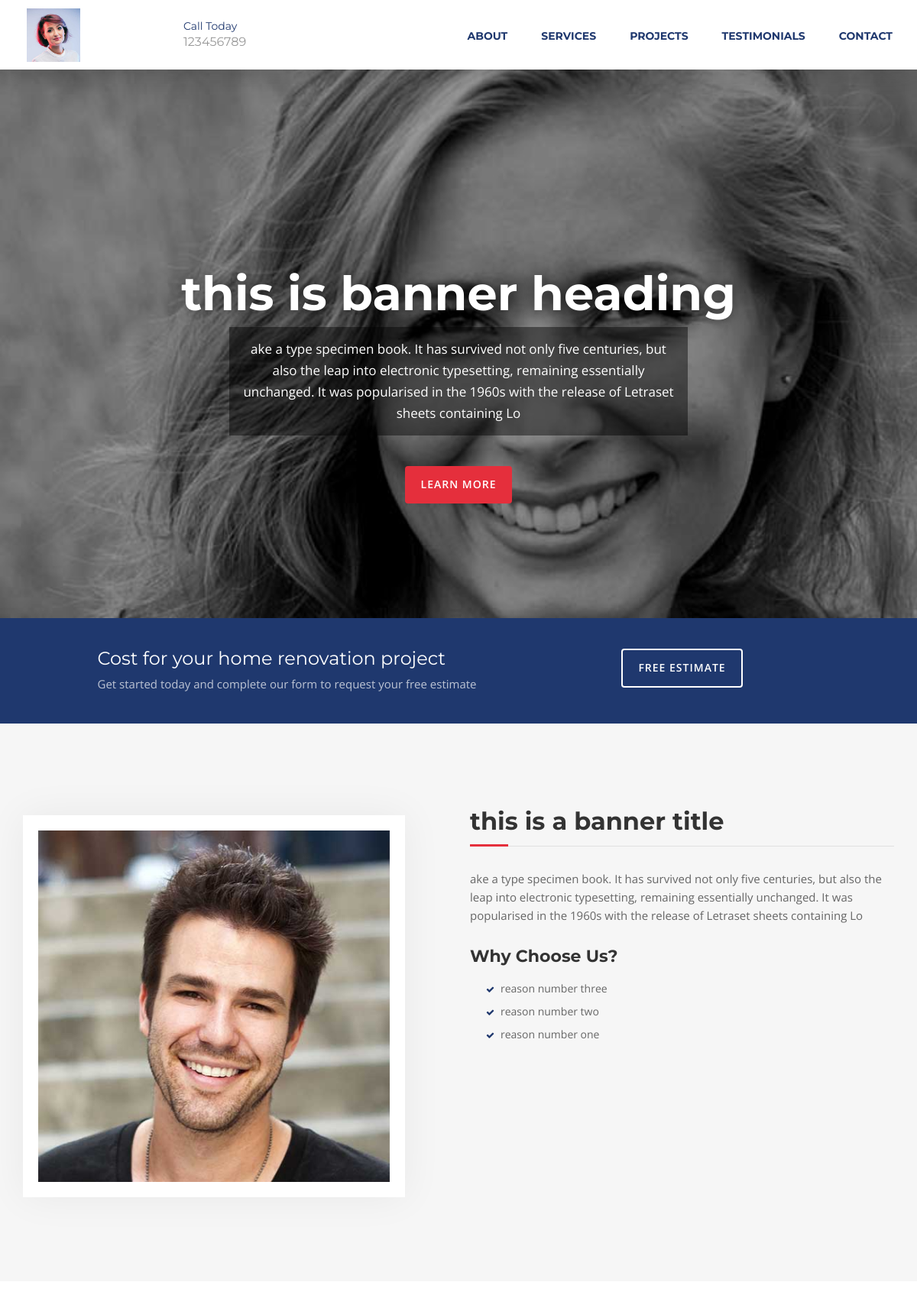
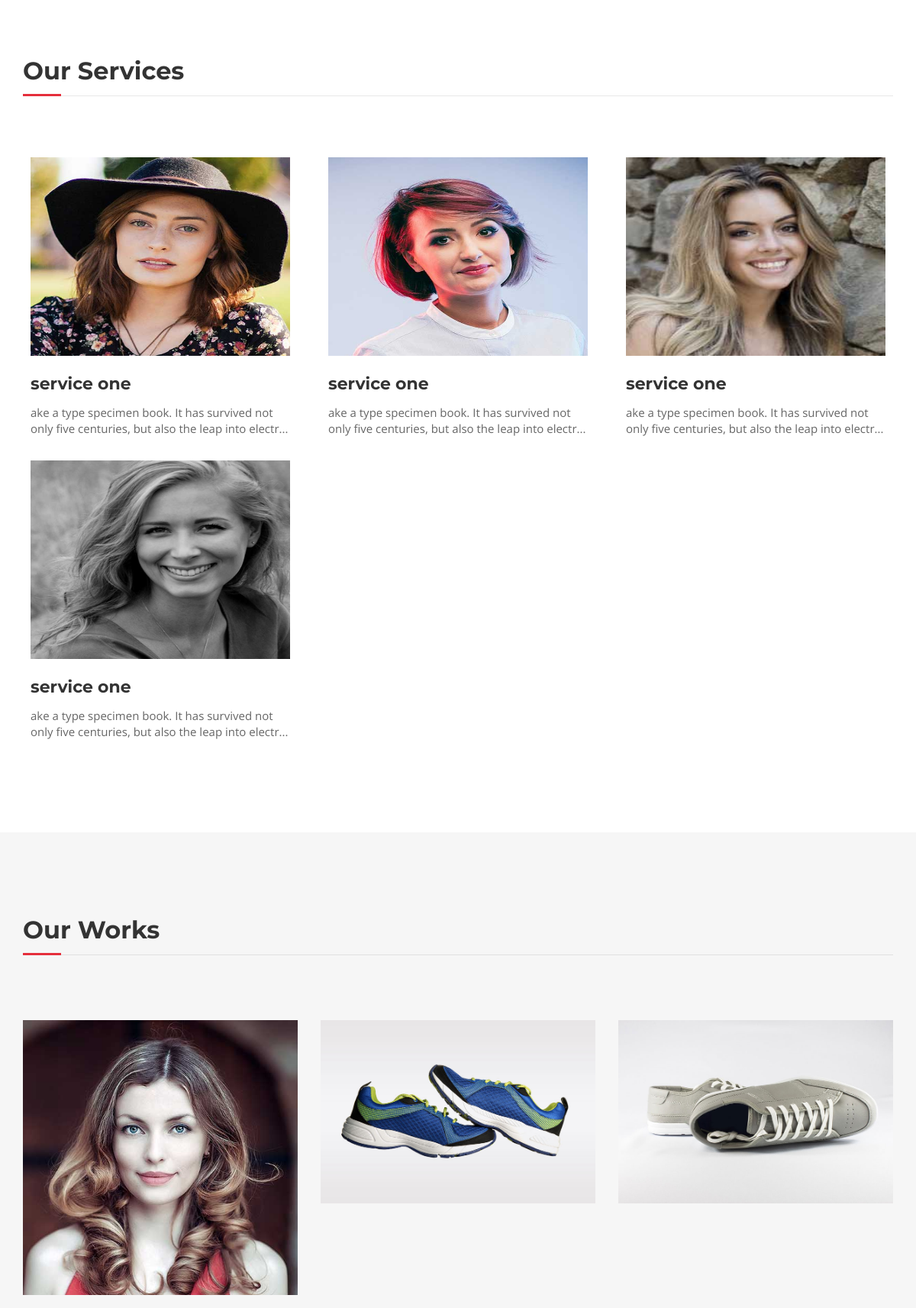
The page / (upper part) on the database its author committed (2 pictures, top to bottom).
### tables this page shows
CREATE TABLE `logo` (
  `id` int(11) NOT NULL,
  `text_logo` varchar(255) NOT NULL,
  `image` varchar(255) NOT NULL
);

CREATE TABLE `contact_info` (
  `id` int(11) NOT NULL,
  `h_phone` varchar(255) NOT NULL,
  `f_phone` int(255) NOT NULL,
  `address` varchar(255) NOT NULL,
  `email` varchar(255) NOT NULL
);

CREATE TABLE `banner` (
  `id` int(11) NOT NULL,
  `heading` varchar(255) NOT NULL,
  `summary` text NOT NULL,
  `image` varchar(255) NOT NULL
);

CREATE TABLE `about` (
  `id` int(11) NOT NULL,
  `title` varchar(255) NOT NULL,
  `summary` text NOT NULL,
  `image` varchar(255) NOT NULL
);

CREATE TABLE `about_choose` (
  `id` int(11) NOT NULL,
  `heading` varchar(255) NOT NULL
);

CREATE TABLE `service` (
  `id` int(11) NOT NULL,
  `title` varchar(255) NOT NULL,
  `description` tinytext NOT NULL,
  `image` varchar(255) NOT NULL
);

CREATE TABLE `works` (
  `id` int(11) NOT NULL,
  `title` varchar(255) NOT NULL,
  `image` varchar(255) NOT NULL
);

### front-back.php (called while the page is built, shortened)
<?php
    include 'admin/db.php';
      $select = "SELECT COUNT(*) as total, id, text_logo, image FROM logo";
      $q = mysqli_query($connection,$select);
      $asc = mysqli_fetch_assoc($q);
      $select = "SELECT COUNT(*) as total, id, h_phone, f_phone, address, email FROM contact_info";
      $q_contact = mysqli_query($connection,$select);
      $asc_cinfo = mysqli_fetch_assoc($q_contact);
      $select = "SELECT COUNT(*) as total, id, heading, summary, image FROM banner";
      $q_banner = mysqli_query($connection,$select);
      $asc_banner = mysqli_fetch_assoc($q_banner);
      $select = "SELECT COUNT(*) as total, id, title, summary, image FROM about";
      $q_about = mysqli_query($connection,$select);
      $asc_about = mysqli_fetch_assoc($q_about);
      $aboutch = "SELECT * FROM about_choose ORDER BY id DESC";
      $aboutch_query = mysqli_query($connection,$aboutch);
      $select_service = "SELECT COUNT(*) as total, id, title, description, image FROM service";
      $q_service = mysqli_query($connection,$select_service);
      $asc_service = mysqli_fetch_assoc($q_service);
      $service = "SELECT * FROM service ORDER BY id DESC";
      $service_query = mysqli_query($connection,$service);
      $works = "SELECT * FROM works ORDER BY id DESC";
      $works_query = mysqli_query($connection,$works);
?>

### index.php (the view, shortened to what this page needs)
<?php
  include 'front-back.php';
?>
<!DOCTYPE html>
<html lang="en">
<head>
<link rel="stylesheet" type="text/css"  href="frontend/css/bootstrap.css">
<link rel="stylesheet" type="text/css" href="frontend/fonts/font-awesome/css/font-awesome.css">
<link rel="stylesheet" type="text/css" href="frontend/css/style.css">
<link rel="stylesheet" type="text/css" href="frontend/css/nivo-lightbox/nivo-lightbox.css">
<link rel="stylesheet" type="text/css" href="frontend/css/nivo-lightbox/default.css">
</head>
<body id="page-top" data-spy="scroll" data-target=".navbar-fixed-top">
<nav id="menu" class="navbar navbar-default navbar-fixed-top">
  <div class="container">
    <div class="navbar-header">
      <a class="navbar-brand page-scroll" href="#"><img style="width: 70px;margin-top: -24px;" src="admin/upload/logo/<?php echo $asc['image'] ?>"></a>
      <div class="phone"><span>Call Today</span><?php echo $asc_cinfo['h_phone']?></div>
    </div>
    <div class="collapse navbar-collapse" id="bs-example-navbar-collapse-1">
      <ul class="nav navbar-nav navbar-right">
        <li><a href="#about" class="page-scroll">About</a></li>
        <li><a href="#services" class="page-scroll">Services</a></li>
        <li><a href="#portfolio" class="page-scroll">Projects</a></li>
        <li><a href="#testimonials" class="page-scroll">Testimonials</a></li>
        <li><a href="#contact" class="page-scroll">Contact</a></li>
      </ul>
    </div>
  </div>
</nav>
<header id="header">
  <div class="intro" style="background: url(admin/upload/banner/<?php echo $asc_banner['image']?>);
background-repeat: no-repeat;
background-size: cover; ">
    <div class="overlay">
      <div class="container">
        <div class="row">
          <div class="col-md-8 col-md-offset-2 intro-text">
            <h1><?php echo $asc_banner['heading']?></h1>
            <p><?php echo $asc_banner['summary']?></p>
            <a href="#about" class="btn btn-custom btn-lg page-scroll">Learn More</a> </div>
        </div>
      </div>
    </div>
  </div>
</header>
<div id="get-touch">
  <div class="container">
    <div class="row">
      <div class="col-xs-12 col-md-6 col-md-offset-1">
        <h3>Cost for your home renovation project</h3>
        <p>Get started today and complete our form to request your free estimate</p>
      </div>
      <div class="col-xs-12 col-md-4 text-center"><a href="#contact" class="btn btn-custom btn-lg page-scroll">Free Estimate</a></div>
    </div>
  </div>
</div>
<div id="about">
  <div class="container">
    <div class="row">
      <div class="col-xs-12 col-md-6"> <img src="admin/upload/banner/<?php echo $asc_about['image']?>" class="img-responsive" alt=""> </div>
      <div class="col-xs-12 col-md-6">
        <div class="about-text">
          <h2><?php echo $asc_about['title']?></h2>
          <p><?php echo $asc_about['summary']?></p>
          <h3>Why Choose Us?</h3>
          <div class="list-style">
            <div class="col-lg-6 col-sm-6 col-xs-12">
            <?php
foreach ($aboutch_query as $key => $aboutch) {
      ?>
              <ul>
                <li><?php echo $aboutch['heading']?></li>
              </ul>
              <?php
}
      ?>
            </div>
          </div>
        </div>
      </div>
    </div>
  </div>
</div>
<div id="services">
  <div class="container">
    <div class="section-title">
      <h2>Our Services</h2>
    </div>
    <div class="row">
    <?php
foreach ($service_query as $key => $service) {
      ?>
      <div class="col-md-4">
        <div class="service-media"> <img src="admin/upload/service/<?php echo $service['image']?>" style="height: 260px;" alt=" "> </div>
        <div class="service-desc">
          <h3><?php echo $asc_service['title']?></h3>
          <p><?php echo mb_strimwidth($asc_service["description"], 0, 100, "...");?></p>
        </div>
      </div>
      <?php
}
      ?>
    </div>
  </div>
</div>
<div id="portfolio">
  <div class="container">
    <div class="section-title">
      <h2>Our Works</h2>
    </div>
    <div class="row">
              <?php
foreach ($works_query as $key => $works) {
      ?>
      <div class="portfolio-items">
        <div class="col-sm-6 col-md-4 col-lg-4">
          <div class="portfolio-item">
            <div class="hover-bg" style=""> <a href="admin/upload/works/<?php echo $works['image']?>" title="<?php echo $works['title']?>" data-lightbox-gallery="gallery1" >
              <img src="admin/upload/works/<?php echo $works['image']?>" alt=" " style="width: 100%;" class="img-responsive" alt="Project Title"> </a> </div>
          </div>
        </div>
      </div>
        <?php
}
      ?>
    </div>
  </div>
</div>
</body>
</html>

### frontend/css/style.css (style rules this page uses)
body, html { font-family: 'Open Sans', sans-serif; text-rendering: optimizeLegibility !important; -webkit-font-smoothing: antialiased !important; color: #666; font-weight: 400; width: 100% !important; height: 100% !important; }
h2 { font-family: 'Montserrat', sans-serif; margin: 0 0 20px 0; font-weight: 700; font-size: 32px; color: #333; }
h3 { font-family: 'Montserrat', sans-serif; font-size: 22px; font-weight: 700; color: #333; }
p { font-size: 15px; }
a { color: #1f386e; font-weight: 400; }
ul, ol { list-style: none; }
ul, ol { padding: 0; webkit-padding: 0; moz-padding: 0; }
#menu { padding: 20px; transition: all 0.8s; }
#menu.navbar-default { background-color: #fff; border-color: rgba(231, 231, 231, 0); box-shadow: 0 0 30px rgba(0,0,0,0.2) }
#menu a.navbar-brand { font-family: 'Montserrat', sans-serif; font-size: 32px; font-weight: 700; color: #1f386e; text-transform: uppercase; letter-spacing: -1px; }
#menu.navbar-default .navbar-nav > li > a { font-family: 'Montserrat', sans-serif; text-transform: uppercase; color: #1f386e; font-size: 14px; font-weight: 700; padding: 8px 2px; border-radius: 0; margin: 9px 20px 0 20px; }
#menu .phone { font-family: 'Montserrat', sans-serif; margin: 4px 0 0 120px; float: left; font-size: 16px; font-weight: 400; color: #999; }
#menu .phone span { font-size: 14px; display: block; color: #1f386e; }
.section-title { margin-bottom: 70px; }
.section-title h2 { position: relative; margin-top: 10px; margin-bottom: 15px; padding-bottom: 15px; border-bottom: 1px solid rgba(0, 0, 0, 0.09); }
.section-title h2::after { position: absolute; content: ""; background-color: #e52f3c; height: 3px; width: 50px; bottom: -1px; left: 0; }
.btn-custom { text-transform: uppercase; color: #fff; background-color: #e52f3c; padding: 14px 20px; letter-spacing: 1px; margin: 0; font-size: 14px; font-weight: 600; border-radius: 4px; transition: all 0.3s; }
.intro { display: table; width: 100%; padding: 0; background-color: #e5e5e5; -webkit-background-size: cover; -moz-background-size: cover; background-size: cover; -o-background-size: cover; }
.intro .overlay { background: rgba(0,0,0,0.3); }
.intro h1 { font-family: 'Montserrat', sans-serif; color: #fff; font-size: 62px; font-weight: 700; margin-top: 0; margin-bottom: 10px; text-shadow: 0 0 15px rgba(0,0,0,0.5) }
.intro p { color: #fff; font-size: 17px; line-height: 28px; padding: 15px; max-width: 600px; margin: 0 auto; margin-bottom: 40px; background: rgba(0,0,0,.45); }
header .intro-text { padding-top: 350px; padding-bottom: 150px; text-align: center; }
#get-touch { padding: 40px 0 30px; color: rgba(255,255,255,.7); background: #1f386e; }
#get-touch h3 { font-size: 24px; font-weight: 400; color: #fff; margin: 0 0 10px 0; }
#get-touch .btn-custom { margin: 0; background: transparent; border: 2px solid #fff; }
#about { padding: 110px 0; background: #f6f6f6; }
#about h3 { font-size: 22px; margin: 0 0 20px 0; }
#about h2 { position: relative; margin-bottom: 15px; padding-bottom: 15px; border-bottom: 1px solid rgba(0, 0, 0, 0.09); }
#about h2::after { position: absolute; content: ""; background-color: #e52f3c; height: 3px; width: 50px; bottom: -1px; left: 0; }
#about .about-text li { margin-bottom: 6px; margin-left: 6px; list-style: none; padding: 0; }
#about .about-text li:before { content: '\f00c'; font-family: 'FontAwesome'; color: #1f386e; font-size: 11px; font-weight: 300; padding-right: 8px; }
#about img { padding: 20px; width: 500px; margin-top: 10px; background: #fff; border-right: 0; box-shadow: 0 0 50px rgba(0,0,0,0.06); }
#about p { line-height: 24px; margin: 30px 0; }
#services { padding: 100px 0; }
#services .service-media { margin: 10px; }
#services .service-media img { position: relative; display: block; width: 100%; height: auto; }
#services .service-desc { margin: 10px 10px 20px; }
#services h3 { font-weight: 700; padding: 5px 0; }
#portfolio { padding: 100px 0; background: #f6f6f6; }
.portfolio-item { margin: 15px 0; }
.portfolio-item .hover-bg { overflow: hidden; position: relative; }

### rows shown on the page
logo: image (picture)
contact_info: h_phone "123456789"
banner: image (picture), heading "this is banner heading", summary "ake a type specimen book. It has survived not only five centuries, but also the leap into electronic typesetting, remaining essentially unchanged. It was popularised in the 1960s with the release of Letraset sheets containing Lo"
about: image (picture), title "this is a banner title", summary "ake a type specimen book. It has survived not only five centuries, but also the leap into electronic typesetting, remaining essentially unchanged. It was popularised in the 1960s with the release of Letraset sheets containing Lo"
about_choose: heading "reason number three"
about_choose: heading "reason number two"
about_choose: heading "reason number one"
service: image (picture)
service: title "service one", description "ake a type specimen book. It has survived not only five centuries, but also the leap into electr...", image (picture)
service: image (picture)
service: image (picture)
works: image (picture)
works: image (picture)
works: image (picture)
